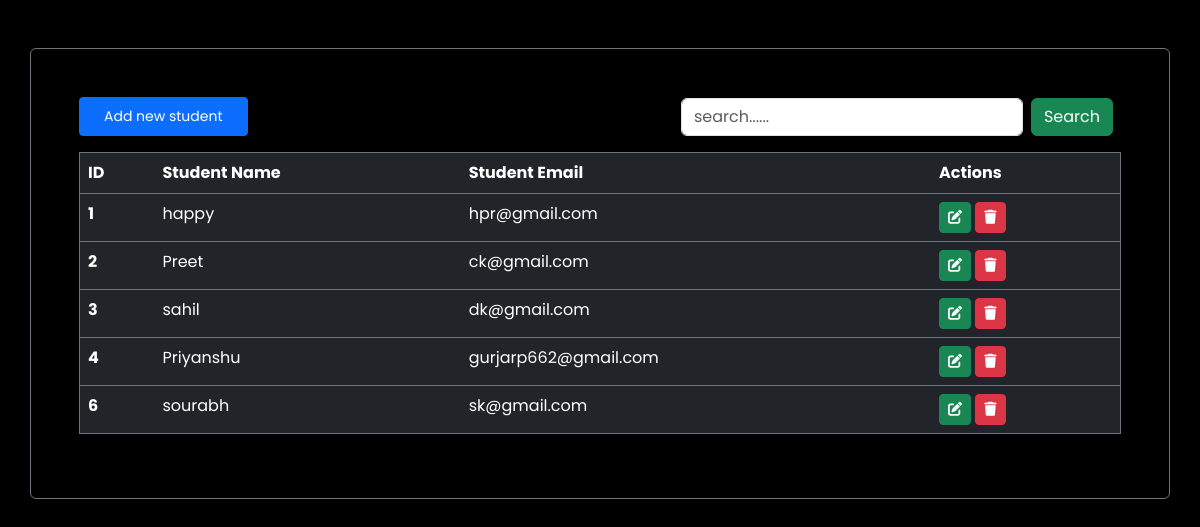
The page / on the database its author committed.
### crudapp/models.py (models this page shows, shortened)
class Student(models.Model):
    name = models.CharField(max_length=100, verbose_name='Student Name')
    email = models.EmailField(max_length=277, verbose_name='Student Email')

### crudapp/views.py (the view, shortened to what this page needs)
# urls.py: path('', views.index, name = 'index'),
def index(request):
    students = Student.objects.all()
    query = ""
    context = {'students': students , "query": query}
    return render(request, 'index.html' , context)

### crudapp/templates/index.html (shortened to what this page needs)
<!doctype html>
<html lang="en">
  <head>
    <link href="https://cdn.jsdelivr.net/npm/bootstrap@5.3.2/dist/css/bootstrap.min.css" rel="stylesheet">
<link rel="stylesheet" href="https://cdnjs.cloudflare.com/ajax/libs/font-awesome/6.4.2/css/all.min.css" />
  </head>
  <body>
    <div class="container mt-5 p-5 border rounded border-secondary ">
        <div class="d-flex justify-content-between align-items-center">
            <a href=''data-bs-toggle="modal" data-bs-target="#addStudentModal" data-bs-toggle="modal" data-bs-target="#addStudentModal"  class="btn btn-primary px-4 py-2 btn-sm">Add new student</a>
            <div class="">
                <form action="" method="post" class="d-flex">{% csrf_token %}
                    <input type="search" value="{{query}}" name="searchquery" class="form-control " placeholder="search......">
                    <button class="btn btn-success mx-2"name = 'search'>Search</button>
                </form>
            </div>
        </div>
        <table class="table mt-3 table-dark border border-secondary rounded ">
            <thead>
              <tr>
                <th scope="col">ID</th>
                <th scope="col">Student Name</th>
                <th scope="col">Student Email</th>
                <th scope="col">Actions</th>
              </tr>
            </thead>
            <tbody>
                {% for i in students %}
              <tr>
                <th scope="row">{{i.id}}</th>
                <td>{{i.name}}</td>
                <td>{{i.email}}</td>
                <td><a href=""data-bs-toggle="modal" data-bs-target="#updateStudentModal_{{i.id}}" class="btn btn-success btn-sm"><i class="fa-solid fa-pen-to-square" ></i></a>
                    <a href=""data-bs-toggle="modal" data-bs-target="#deleteStudentModal_{{i.id}}"  class="btn btn-danger btn-sm"><i class="fa-solid fa-trash"></i></a>
                </td>
              </tr>
                {%endfor%}
            </tbody>
          </table>
    </div>
  </body>
</html>

### crudapp/templates/index.html (style rules this page uses)
* { font-family: 'Poppins', sans-serif; }
body { background-color: black; }

### rows shown on the page
Student: id "1", name "happy", email "hpr@gmail.com"
Student: id "2", name "Preet", email "ck@gmail.com"
Student: id "3", name "sahil", email "dk@gmail.com"
Student: id "4", name "Priyanshu", email "gurjarp662@gmail.com"
Student: id "6", name "sourabh", email "sk@gmail.com"
